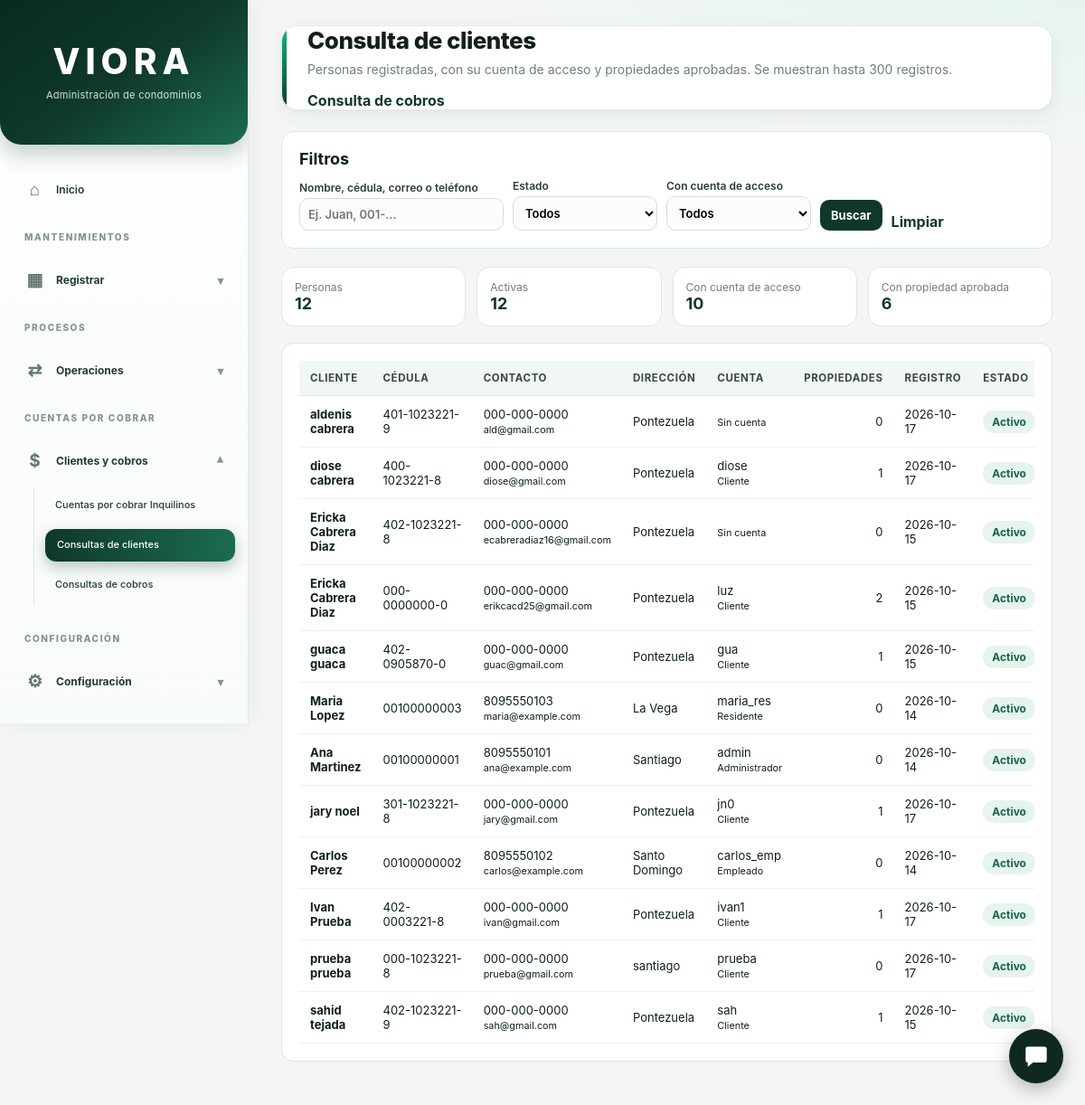
Screenshot of /Viora/mantenimientos/clientes_consulta.php (signed in) with the database file from the repository.
### tables this page shows
CREATE TABLE `persona` (
  `id_personas` bigint(20) NOT NULL,
  `nombres` varchar(100) NOT NULL,
  `apellidos` varchar(100) NOT NULL,
  `cedula` varchar(20) DEFAULT NULL,
  `correo` varchar(120) DEFAULT NULL,
  `telefono` varchar(40) DEFAULT NULL,
  `direccion` varchar(255) DEFAULT NULL,
  `fecha_registro` timestamp NOT NULL DEFAULT current_timestamp(),
  `activo` tinyint(1) DEFAULT 1
);

### Viora/mantenimientos/clientes_consulta.php (the view, shortened to what this page needs)
<?php
require_once __DIR__ . '/../conf/conexion.php';
function esc($v) { return htmlspecialchars((string)($v ?? ''), ENT_QUOTES, 'UTF-8'); }
$q = trim((string)($_GET['q'] ?? ''));
$tieneCuenta = "EXISTS (SELECT 1 FROM usuario u WHERE u.persona_id = p.id_personas AND u.activo = 1)";
$tienePropiedad = "EXISTS (SELECT 1 FROM solicitud_propiedad sp WHERE sp.persona_id = p.id_personas AND sp.estado = 'Aprobada' AND sp.activo = 1)";
try {
    $where = [];
    $whereSql = $where ? 'WHERE ' . implode(' AND ', $where) : '';
    $st = $conexion->prepare("SELECT COUNT(*) AS total,
                                     COALESCE(SUM(p.activo = 1), 0) AS activos,
                                     COALESCE(SUM($tieneCuenta), 0) AS con_cuenta,
                                     COALESCE(SUM($tienePropiedad), 0) AS con_propiedad
                              FROM persona p $whereSql");
    $st->execute();
    $resumen = $st->get_result()->fetch_assoc();
    $st = $conexion->prepare("SELECT p.id_personas, p.nombres, p.apellidos, p.cedula, p.correo, p.telefono, p.direccion,
                                     p.fecha_registro, p.activo,
                                     (SELECT u.usuario FROM usuario u WHERE u.persona_id = p.id_personas AND u.activo = 1
                                      ORDER BY u.id_usuarios LIMIT 1) AS cuenta_usuario,
                                     (SELECT r.nombre FROM usuario u INNER JOIN role r ON r.id_roles = u.id_rol
                                      WHERE u.persona_id = p.id_personas AND u.activo = 1
                                      ORDER BY u.id_usuarios LIMIT 1) AS rol,
                                     (SELECT COUNT(*) FROM solicitud_propiedad sp
                                      WHERE sp.persona_id = p.id_personas AND sp.estado = 'Aprobada' AND sp.activo = 1) AS propiedades
                              FROM persona p
                              $whereSql
                              ORDER BY p.apellidos, p.nombres, p.id_personas
                              LIMIT 300");
    $st->execute();
    $clientes = $st->get_result()->fetch_all(MYSQLI_ASSOC);
} catch (Throwable $ex) {
    error_log('VIORA clientes_consulta: ' . $ex->getMessage());
    http_response_code(500);
    exit('No se pudieron consultar los clientes.');
}
?>
<!doctype html>
<html lang="es">
<head>
<link rel="stylesheet" href="../estilos/styleP.css?v=11">
</head>
<body>
<div class="diseño">
<?php include __DIR__ . '/menu_lateral.php'; ?>
<main class="cl-contenido">
    <header class="cl-encabezado">
        <div>
            <h1>Consulta de clientes</h1>
            <p>Personas registradas, con su cuenta de acceso y propiedades aprobadas. Se muestran hasta 300 registros.</p>
        </div>
        <div>
            <a class="cl-enlace" href="consulta_cobros.php">Consulta de cobros</a>
        </div>
    </header>
    <section class="cl-panel">
        <h2>Filtros</h2>
        <form method="get" action="clientes_consulta.php" class="cl-filtros">
            <label>Nombre, cédula, correo o teléfono
                <input type="text" name="q" value="<?= esc($q) ?>" placeholder="Ej. Juan, 001-...">
            </label>
            <label>Estado
                <select name="estado">
                    <option value="">Todos</option>
                </select>
            </label>
            <label>Con cuenta de acceso
                <select name="cuenta">
                    <option value="">Todos</option>
                </select>
            </label>
            <button type="submit" class="cl-boton">Buscar</button>
            <a class="cl-enlace" href="clientes_consulta.php">Limpiar</a>
        </form>
    </section>
    <div class="cl-resumen">
        <div class="cl-tarjeta"><span>Personas</span><strong><?= (int)$resumen['total'] ?></strong></div>
        <div class="cl-tarjeta"><span>Activas</span><strong><?= (int)$resumen['activos'] ?></strong></div>
        <div class="cl-tarjeta"><span>Con cuenta de acceso</span><strong><?= (int)$resumen['con_cuenta'] ?></strong></div>
        <div class="cl-tarjeta"><span>Con propiedad aprobada</span><strong><?= (int)$resumen['con_propiedad'] ?></strong></div>
    </div>
    <section class="cl-panel">
        <div class="cl-tabla-contenedor">
        <table class="cl-tabla">
            <thead>
                <tr>
                    <th>Cliente</th><th>Cédula</th><th>Contacto</th><th>Dirección</th>
                    <th>Cuenta</th><th class="num">Propiedades</th><th>Registro</th><th>Estado</th><th></th>
                </tr>
            </thead>
            <tbody>
            <?php foreach ($clientes as $c): ?>
                <tr>
                    <td><strong><?= esc(trim($c['nombres'] . ' ' . $c['apellidos'])) ?: '—' ?></strong></td>
                    <td><?= esc($c['cedula']) ?: '—' ?></td>
                    <td><?= esc($c['telefono']) ?: '—' ?><br><small><?= esc($c['correo']) ?></small></td>
                    <td><?= esc($c['direccion']) ?: '—' ?></td>
                    <td><?php if ($c['cuenta_usuario'] !== null): ?>
                            <?= esc($c['cuenta_usuario']) ?><br><small><?= esc($c['rol']) ?></small>
                        <?php else: ?>
                            <small>Sin cuenta</small>
                        <?php endif; ?></td>
                    <td class="num"><?= (int)$c['propiedades'] ?></td>
                    <td><?= esc(substr((string)$c['fecha_registro'], 0, 10)) ?></td>
                    <td><span class="cl-etiqueta <?= (int)$c['activo'] === 1 ? 'activo' : 'inactivo' ?>"><?= (int)$c['activo'] === 1 ? 'Activo' : 'Inactivo' ?></span></td>
                </tr>
            <?php endforeach; ?>
            </tbody>
        </table>
        </div>
    </section>
</main>
</div>
</body>
</html>

### Viora/estilos/styleP.css (style rules this page uses)
:root { --fondo: #f4f5f7; --panel: #ffffff; --texto: #111827; --tenue: #6b7280; --borde: #e5e7eb; --sombra: 0 4px 20px rgba(0, 0, 0, .04); --lateral-fondo: #ffffff; --lateral-texto: #374151; --lateral-hover: #f3f4f6; --lateral-activo: #0f291e; --lateral-activo-texto: #ffffff; --color-primario: #0f291e; --verde-esmeralda: #10b981; }
*, *::before, *::after { box-sizing: border-box; }
html, body { height: 100%; margin: 0; padding: 0; }
body { font-family: -apple-system, BlinkMacSystemFont, "Segoe UI", Roboto, Helvetica, Arial, sans-serif; color: var(--texto); background: var(--fondo); -webkit-font-smoothing: antialiased; }
.diseño { display: flex; min-height: 100vh; }
:root { --viora-verde: #0F382B; --viora-verde-hover: #185743; --viora-verde-claro: #E3F4EC; --viora-texto: #233B34; --viora-gris: #84938C; --viora-borde: #E7EDE9; }
.diseño { display: flex; min-height: 100vh; width: 100%; }

### Viora/estilos/moderno.css (style rules this page uses)
:root { --m-bg: #f3f6f4; --m-panel: #ffffff; --m-texto: #0f1f19; --m-tenue: #66756e; --m-borde: #e3e9e5; --m-primario: #0f382b; --m-primario-2: #185743; --m-acento: #10b981; --m-radio: 14px; --m-sombra: 0 1px 2px rgba(15, 56, 43, .04), 0 6px 20px rgba(15, 56, 43, .06); --m-sombra-h: 0 2px 4px rgba(15, 56, 43, .06), 0 14px 32px rgba(15, 56, 43, .12); --fondo: var(--m-bg); --borde: var(--m-borde); --sombra: var(--m-sombra); }
body { font-family: "Inter", "Segoe UI", system-ui, -apple-system, Roboto, Helvetica, Arial, sans-serif; background: radial-gradient(1200px 500px at 100% -10%, #dff3e8 0%, transparent 60%), var(--m-bg); background-attachment: fixed; color: var(--m-texto); }
.diseño main { padding: 28px 36px; animation: m-entrada .35s ease both; }
.diseño main > header, .contenido__superior { padding-left: 28px; padding-right: 24px; background: var(--m-panel); border: 1px solid var(--m-borde); border-radius: 18px; box-shadow: var(--m-sombra); position: relative; overflow: hidden; }
.diseño main > header::before, .contenido__superior::before { content: ""; position: absolute; inset: 0 auto 0 0; width: 5px; background: linear-gradient(180deg, var(--m-acento), var(--m-primario)); }
.diseño main h1, .diseño main .titulo { letter-spacing: -.5px; font-weight: 800; color: var(--m-texto); }
.tarjeta, .panel-grafico, .diseño main section, .diseño main [class*="panel"], .diseño main [class*="card"], .diseño main [class*="resumen"] > div { border-radius: var(--m-radio); }
.diseño main button, .diseño main .btn, .diseño main [class*="btn"], .diseño main a.boton, .diseño main input[type="submit"] { font-family: inherit; border-radius: 10px; transition: transform .15s, box-shadow .2s, background .2s, filter .2s; }
.diseño main input:not([type="checkbox"]):not([type="radio"]):not([type="submit"]):not([type="button"]), .diseño main select, .diseño main textarea { font-family: inherit; border: 1px solid #d5ded9; border-radius: 10px; background: #fbfdfc; transition: border-color .2s, box-shadow .2s, background .2s; }
.diseño main label { font-weight: 600; color: #2b3d35; }
.diseño main table { border-collapse: separate; border-spacing: 0; width: 100%; }
.diseño main thead th, .diseño main table th { background: #f1f7f4; color: #34493f; font-size: 11.5px; letter-spacing: .6px; text-transform: uppercase; font-weight: 700; border-bottom: 1px solid var(--m-borde); }
.diseño main table td { border-bottom: 1px solid #eef2ef; }
.diseño main tbody tr { transition: background .15s; }

### rows the page displays
persona: nombres+apellidos "aldenis cabrera", cedula "401-1023221-9", telefono "000-000-0000", correo "ald@gmail.com", direccion "Pontezuela", shows "Sin cuenta", propiedades "0", fecha_registro "2026-10-17", activo "Activo"
persona: nombres+apellidos "diose cabrera", cedula "400-1023221-8", telefono "000-000-0000", correo "diose@gmail.com", direccion "Pontezuela", cuenta_usuario "diose", rol "Cliente", propiedades "1", fecha_registro "2026-10-17", activo "Activo"
persona: nombres+apellidos "Ericka Cabrera Diaz", cedula "402-1023221-8", telefono "000-000-0000", correo "ecabreradiaz16@gmail.com", direccion "Pontezuela", shows "Sin cuenta", propiedades "0", fecha_registro "2026-10-15", activo "Activo"
persona: nombres+apellidos "Ericka Cabrera Diaz", cedula "000-0000000-0", telefono "000-000-0000", correo "erikcacd25@gmail.com", direccion "Pontezuela", cuenta_usuario "luz", rol "Cliente", propiedades "2", fecha_registro "2026-10-15", activo "Activo"
persona: nombres+apellidos "guaca guaca", cedula "402-0905870-0", telefono "000-000-0000", correo "guac@gmail.com", direccion "Pontezuela", cuenta_usuario "gua", rol "Cliente", propiedades "1", fecha_registro "2026-10-15", activo "Activo"
persona: nombres+apellidos "Maria Lopez", cedula "00100000003", telefono "8095550103", correo "maria@example.com", direccion "La Vega", cuenta_usuario "maria_res", rol "Residente", propiedades "0", fecha_registro "2026-10-14", activo "Activo"
persona: nombres+apellidos "Ana Martinez", cedula "00100000001", telefono "8095550101", correo "ana@example.com", direccion "Santiago", cuenta_usuario "admin", rol "Administrador", propiedades "0", fecha_registro "2026-10-14", activo "Activo"
persona: nombres+apellidos "jary noel", cedula "301-1023221-8", telefono "000-000-0000", correo "jary@gmail.com", direccion "Pontezuela", cuenta_usuario "jn0", rol "Cliente", propiedades "1", fecha_registro "2026-10-17", activo "Activo"
persona: nombres+apellidos "Carlos Perez", cedula "00100000002", telefono "8095550102", correo "carlos@example.com", direccion "Santo Domingo", cuenta_usuario "carlos_emp", rol "Empleado", propiedades "0", fecha_registro "2026-10-14", activo "Activo"
persona: nombres+apellidos "Ivan Prueba", cedula "402-0003221-8", telefono "000-000-0000", correo "ivan@gmail.com", direccion "Pontezuela", cuenta_usuario "ivan1", rol "Cliente", propiedades "1", fecha_registro "2026-10-17", activo "Activo"
persona: nombres+apellidos "prueba prueba", cedula "000-1023221-8", telefono "000-000-0000", correo "prueba@gmail.com", direccion "santiago", cuenta_usuario "prueba", rol "Cliente", propiedades "0", fecha_registro "2026-10-17", activo "Activo"
persona: nombres+apellidos "sahid tejada", cedula "402-1023221-9", telefono "000-000-0000", correo "sah@gmail.com", direccion "Pontezuela", cuenta_usuario "sah", rol "Cliente", propiedades "1", fecha_registro "2026-10-15", activo "Activo"

### other values shown
$resumen['total'] "12"
$resumen['activos'] "12"
$resumen['con_cuenta'] "10"
$resumen['con_propiedad'] "6"
